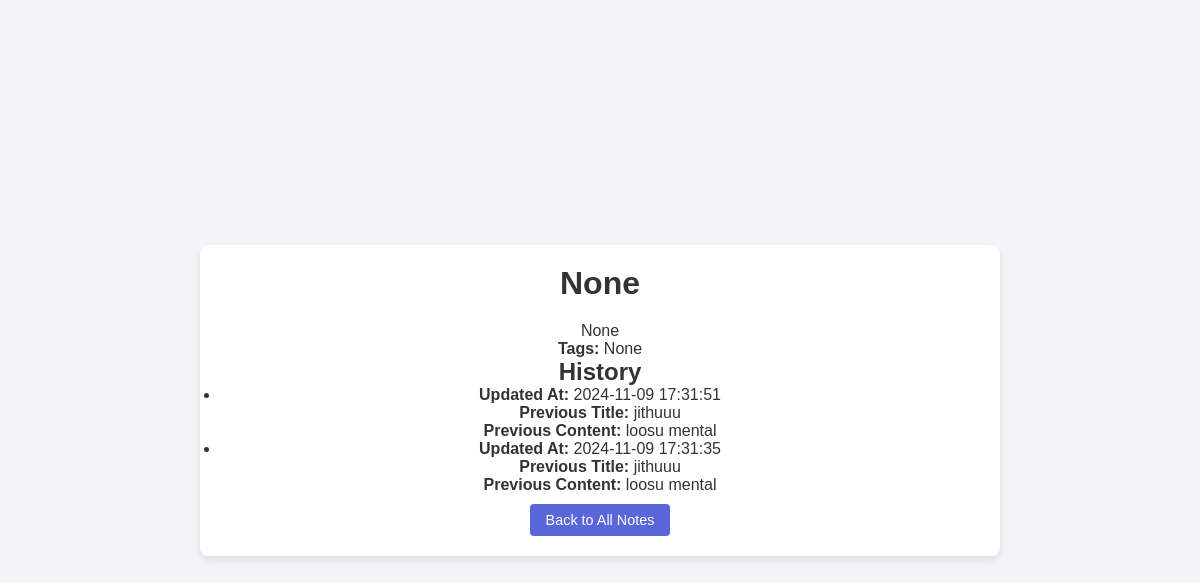
Page /note/5 on the committed database.
### tables this page shows
CREATE TABLE note_history (
        id INTEGER PRIMARY KEY AUTOINCREMENT,
        note_id INTEGER,
        title TEXT,
        content TEXT,
        updated_at TIMESTAMP DEFAULT CURRENT_TIMESTAMP,
        FOREIGN KEY (note_id) REFERENCES notes (id) ON DELETE CASCADE
    );

### app.py (the view)
    def view_note(self, note_id):
        conn = self.get_db_connection()
        note = conn.execute('''
            SELECT notes.*, GROUP_CONCAT(tags.name) AS tags
            FROM notes
            LEFT JOIN note_tags ON notes.id = note_tags.note_id
            LEFT JOIN tags ON note_tags.tag_id = tags.id
            WHERE notes.id = ?
        ''', (note_id,)).fetchone()
        history = conn.execute('''
            SELECT * FROM note_history
            WHERE note_id = ?
            ORDER BY updated_at DESC
        ''', (note_id,)).fetchall()
        conn.close()
        return render_template('view_note.html', note=note, history=history)

### app.py (called while the page is built)
    def get_db_connection(self):
        conn = sqlite3.connect('notes.db')
        conn.row_factory = sqlite3.Row  # To access columns by name instead of index
        return conn

### templates/view_note.html (shortened to what this page needs)
<!DOCTYPE html>
<html lang="en">
<head>
    <link rel="stylesheet" href="{{ url_for('static', filename='style.css') }}">
</head>
<body>
    <div class="container">
        <h1>{{ note.title }}</h1>
        <p>{{ note.content }}</p>
        <p><strong>Tags:</strong> {{ note.tags }}</p>
        <h2>History</h2>
        <ul>
            {% for entry in history %}
                <li>
                    <strong>Updated At:</strong> {{ entry.updated_at }}<br>
                    <strong>Previous Title:</strong> {{ entry.title }}<br>
                    <strong>Previous Content:</strong> {{ entry.content }}
                </li>
            {% endfor %}
        </ul>
        <a href="{{ url_for('index') }}" class="button">Back to All Notes</a>
    </div>
</body>
</html>

### static/style.css (style rules this page uses)
* { margin: 0; padding: 0; box-sizing: border-box; font-family: Arial, sans-serif; }
body { background-color: #f4f4f9; color: #333; display: flex; justify-content: center; align-items: center; min-height: 100vh; margin: 0; }
.container { width: 80%; max-width: 800px; margin: 20px auto; padding: 20px; background-color: #ffffff; border-radius: 8px; box-shadow: 0 4px 8px rgba(0, 0, 0, 0.1); text-align: center; }
h1 { font-size: 2em; margin-bottom: 20px; color: #333; }
.button { display: inline-block; padding: 8px 16px; margin-top: 10px; font-size: 0.9em; color: white; background-color: #5a67d8; border: none; border-radius: 4px; text-decoration: none; cursor: pointer; transition: background-color 0.3s; }

### rows in the picture
note_history: updated_at "2024-11-09 17:31:51", title "jithuuu", content "loosu mental"
note_history: updated_at "2024-11-09 17:31:35", title "jithuuu", content "loosu mental"

### other values in the picture
{{ note.title }} "None"
{{ note.content }} "None"
{{ note.tags }} "None"
